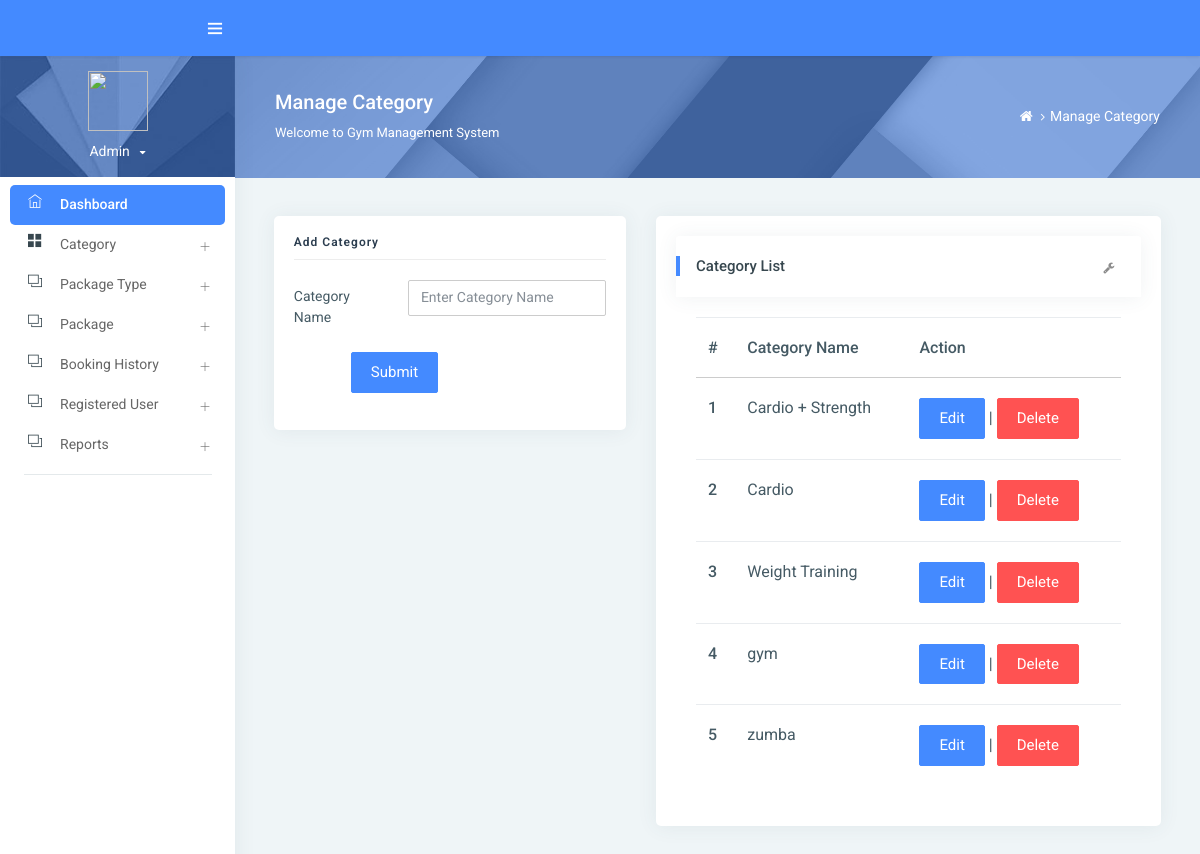
The app's page /manageCategory/ (signed in) with its own data.
### gym/models.py (models this page shows, shortened)
class Category(models.Model):
    categoryname = models.CharField(max_length=200, null=True)
    status = models.CharField(max_length=300, null=True)
    creationdate = models.DateTimeField(auto_now_add=True)

### gym/views.py (the view)
# urls.py: path('manageCategory/', views.manageCategory, name='manageCategory'),
def manageCategory(request):
    if not request.user.is_authenticated:
        return redirect('admin_login')
    category = Category.objects.all()
    try:
        if request.method == "POST":
            categoryname = request.POST['categoryname']
            try:
                Category.objects.create(categoryname=categoryname)
                error = "no"
            except:
                error = "yes"
    except:
        pass
    return render(request, 'admin/manageCategory.html', locals())

### gym/templates/admin/manageCategory.html (shortened to what this page needs)
{% extends 'admin_base.html' %}
{% load static %}
{% block main %}
<div class="page-header">
    <div class="page-block">
        <div class="row align-items-center">
            <div class="col-md-8">
                <div class="page-header-title">
                    <h5 class="m-b-10">Manage Category</h5>
                    <p class="m-b-0">Welcome to Gym Management System</p>
                </div>
            </div>
            <div class="col-md-4">
                <ul class="breadcrumb-title">
                    <li class="breadcrumb-item">
                        <a href="{% url 'admin_home' %}"> <i class="fa fa-home"></i> </a>
                    </li>
                    <li class="breadcrumb-item"><a href="">Manage Category</a>
                    </li>
                </ul>
            </div>
        </div>
    </div>
</div>
<div class="pcoded-inner-content">
    <div class="main-body">
        <div class="page-wrapper">
            <div class="page-body">
                <div class="row">
                    <div class="col-sm-5">
                        <div class="card">
                            <div class="card-block">
                                <h4 class="sub-title">Add Category</h4>
                                <form method="post">
                                    <div class="form-group row">
                                        <label class="col-sm-4 col-form-label">Category Name</label>
                                        <div class="col-sm-8">
                                            <input type="text" name="categoryname" placeholder="Enter Category Name"
                                                   class="form-control" required>
                                        </div>
                                    </div>
                                    <div class="form-group row">
                                        <label class="col-sm-2 col-form-label"></label>
                                        <div class="col-sm-10">
                                            <input type="submit" class="btn btn-primary" value="Submit">
                                        </div>
                                    </div>
                                </form>
                            </div>
                        </div>
                    </div>
                    <div class="col-md-7">
                        <div class="card">
                            <div class="card-block">
                                <div class="card-header">
                                    <h5>Category List</h5>
                                    <div class="card-header-right">
                                        <ul class="list-unstyled card-option">
                                            <li><i class="fa fa fa-wrench open-card-option"></i></li>
                                        </ul>
                                    </div>
                                </div>
                                <div class="card-block table-border-style">
                                    <div class="table-responsive">
                                        <table class="table">
                                            <thead>
                                            <tr>
                                                <th>#</th>
                                                <th>Category Name</th>
                                                <th>Action</th>
                                            </tr>
                                            </thead>
                                            <tbody>
                                            {% for i in category %}
                                            <tr>
                                                <th scope="row">{{forloop.counter}}</th>
                                                <td>{{i.categoryname}}</td>
                                                <td><a href="{% url 'editCategory' i.id %}" class="btn btn-primary">Edit</a> |
                                                    <a href="{% url 'deleteCategory' i.id %}"
                                                       onclick="return confirm('Are you sure to Delete')"
                                                       class="btn btn-danger">Delete</a></td>
                                            </tr>
                                            {% endfor %}
                                            </tbody>
                                        </table>
                                    </div>
                                </div>
                            </div>
                        </div>
                    </div>
                </div>
            </div>
        </div>
    </div>
</div>
{% endblock %}

### records on screen
Category: categoryname "Cardio + Strength"
Category: categoryname "Cardio"
Category: categoryname "Weight Training"
Category: categoryname "gym"
Category: categoryname "zumba"
